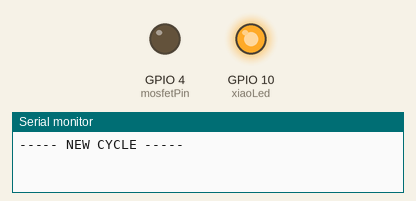
Bench run of a sketch on a simulated Seeed XIAO ESP32-C3. On the bench: output pins drawn as LEDs (lit = HIGH), the last lines printed to the serial monitor. At 1.2 s the program puts the board to deep sleep or switches it off; the recording ends there.

Above: at 0.1 s.
At 1.1 s:
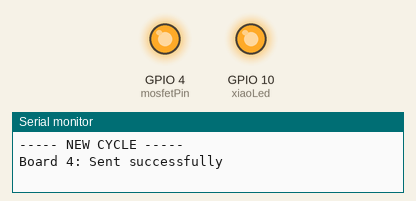
Timing chart, 0 to 1.2 s (numbered marks = the images above):
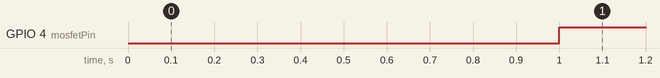

The sketch:

V6_Sensor4.ino
```cpp
/*
 * SENDER CODE (Seeed XIAO ESP32C3)
 * 1. Reads simulated sensor data
 * 2. Sends data to the Hub via ESP-NOW
 * 3. Uses random delay to prevent collisions
 */
#include <esp_now.h>
#include <WiFi.h>

// --- CONFIGURATION: CHANGE THIS FOR EACH BOARD (1, 2, 3, 4) ---
#define BOARD_ID 4

// REPLACE WITH YOUR FREENOVE HUB'S MAC ADDRESS
// EC:E3:34:A3:4F:68
uint8_t broadcastAddress[] = {0xEC, 0xE3, 0x34, 0xA3, 0x4F, 0x68};

// Structure must match the Receiver exactly
typedef struct struct_message {
  int id;
  float temp;
  float hum;
  int battery;
  float batteryVoltage;
  int moistureRaw;
  int soilmoisture;
} struct_message;

struct_message myData;
esp_now_peer_info_t peerInfo;

// Callback: verifies if data was sent successfully
void OnDataSent(const uint8_t *mac_addr, esp_now_send_status_t status) {
  // Optional: You can add an LED blink here on success
}

const int mosfetPin = A2;
const int batteryPin = A0;
const int sensorPin = A1;
const int xiaoLed = 10; // The built-in LED on XIAO ESP32-C3 is pin 10

void setup() {
  Serial.begin(115200);

  // Set device as a Wi-Fi Station
  WiFi.mode(WIFI_STA);

  // Init ESP-NOW
  if (esp_now_init() != ESP_OK) {
    Serial.println("Error initializing ESP-NOW");
    return;
  }

  pinMode(mosfetPin, OUTPUT);
  pinMode(xiaoLed, OUTPUT); // Tell the XIAO we want to use the LED

  digitalWrite(mosfetPin, HIGH); // Sensor OFF
  digitalWrite(xiaoLed, HIGH);   // LED OFF (XIAO LED is active LOW)

  analogReadResolution(12);

  // Register the Send Callback
  esp_now_register_send_cb((esp_now_send_cb_t)OnDataSent);
  // Register peer (The Hub)
  memcpy(peerInfo.peer_addr, broadcastAddress, 6);
  peerInfo.channel = 0;
  peerInfo.encrypt = false;

  // Add peer
  if (esp_now_add_peer(&peerInfo) != ESP_OK){
    Serial.println("Failed to add peer");
    return;
  }
}

void loop() {
  // 1. Prepare data (Replace these with actual sensor reads later)
  //myData.id = BOARD_ID;
  //myData.temp = random(200, 350) / 10.0; // Simulated Temp: 20.0 - 35.0 C
  //myData.hum = random(40, 80);           // Simulated Humidity
  //myData.battery = random(0, 100);       // Simulated Battery %

  Serial.println("----- NEW CYCLE -----");

  // 2. battery reading
  // Double check the equationi
  int battRaw = analogRead(batteryPin);
  float battVoltage = battRaw * (3.3 / 4095.0) * 3.05;

  // 3. sensor on
  digitalWrite(mosfetPin, LOW);
  delay(1000);

  // 4. read moisture data
  int moistureRaw = analogRead(sensorPin);
  float x = (float)moistureRaw;
  float y = (-0.0844*x) + 207.22;
  int soilmoisture = (int)y;

  if (soilmoisture > 100) soilmoisture = 100;
  if (soilmoisture < 0) soilmoisture = 0;

  // 5. sensor off
  digitalWrite(mosfetPin, HIGH);

  // 6. put value
  myData.id = BOARD_ID;
  myData.batteryVoltage = battVoltage;
  myData.moistureRaw = moistureRaw;
  myData.soilmoisture = soilmoisture;

  // 7. Send message via ESP-NOW
  esp_err_t result = esp_now_send(broadcastAddress, (uint8_t *) &myData, sizeof(myData));

  if (result == ESP_OK) {
    Serial.printf("Board %d: Sent successfully\n", BOARD_ID);
  } else {
    Serial.println("Error sending the data");
  }

  // 8. Anti-Collision Delay
  // Wait 2 seconds + random 0-500ms so boards don't talk at once
  //delay(2000 + random(0, 500));

  // CHANGE MADE
  // Deep Sleep Mode
  // 8. CRITICAL: Wait for transmission to finish before cutting power
  delay(200);

  // 9. GO TO SLEEP
  Serial.println("Going to sleep for 1 hour...");

  // 60 seconds * 60,000,000 microseconds
  // uint64_t sleep_duration = 60 * 1,000,000;
    uint64_t sleep_duration = 3600000000;
    esp_sleep_enable_timer_wakeup(sleep_duration);
    esp_deep_sleep_start();
}
```

Measured:
- by itself, GPIO 4 (mosfetPin): LOW → HIGH at 1.0 s
